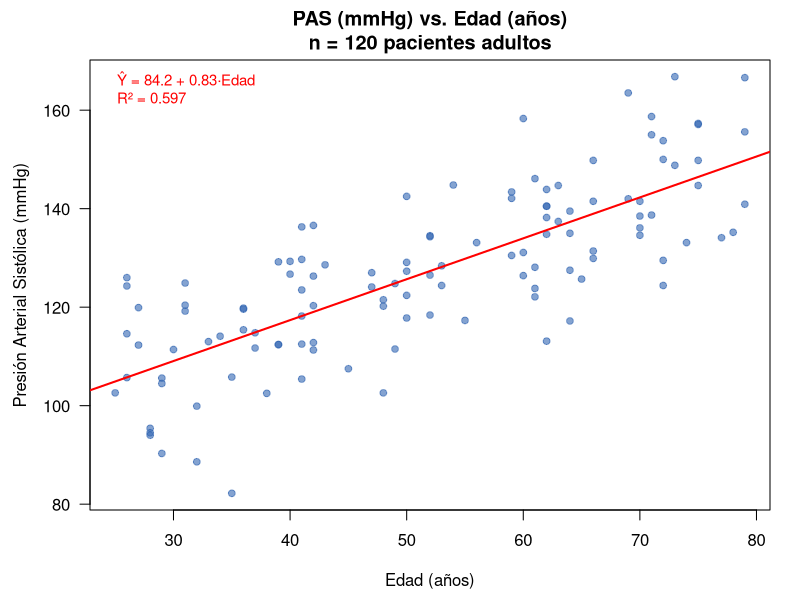
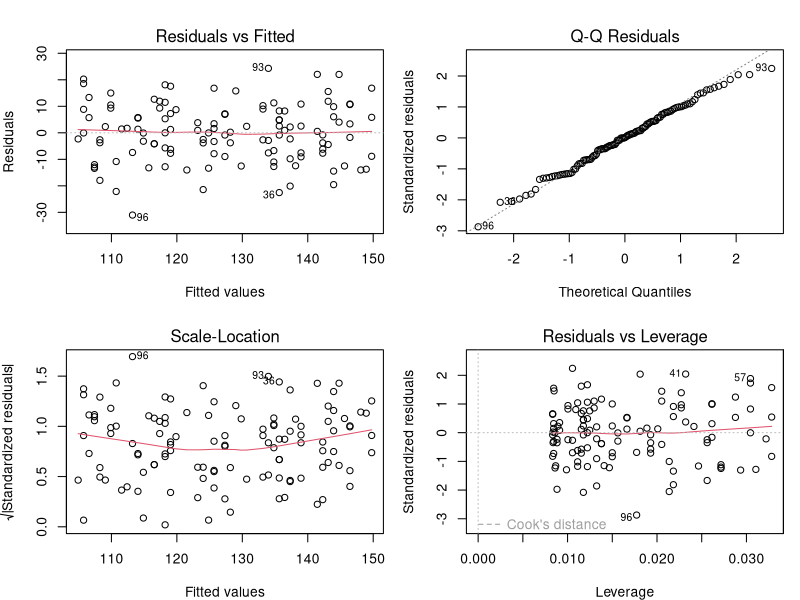
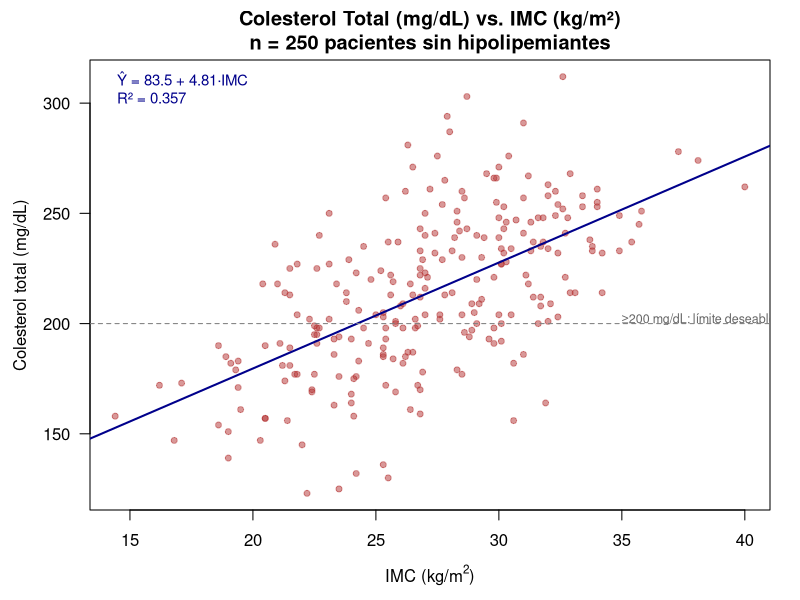

Generate these figures, in order, with R:
## ---- chunk 1
#| label: setup
#| include: false
options(digits = 3)
library(broom)
## ---- chunk 2
#| label: lst-s09-cod01
#| lst-cap: "Base R — Datos clínicos y regresión PAS ~ Edad"
#| eval: true
#| warning: false
#| message: false

# Datos: PAS (mmHg) vs Edad (años) — 120 pacientes adultos
set.seed(2024)
n <- 120
edad  <- round(runif(n, 25, 80))
pas   <- round(85.2 + 0.80 * edad + rnorm(n, 0, 10.5), 1)
datos <- data.frame(edad = edad, pas = pas)

# Estadísticas descriptivas
cat("=== Estadísticas descriptivas ===\n")
cat("Edad  — media:", round(mean(edad), 1), "años  |  DT:", round(sd(edad), 1), "\n")
cat("PAS   — media:", round(mean(pas),  1), "mmHg  |  DT:", round(sd(pas),  1), "\n")
cat("Correlación de Pearson:", round(cor(edad, pas), 3), "\n\n")

# Ajustar modelo de regresión lineal simple
modelo <- lm(pas ~ edad, data = datos)

# Tabla de coeficientes con broom
cat("=== Modelo de Regresión ===\n")
knitr::kable(tidy(modelo), digits = 3, caption = "Coeficientes del modelo lineal")

# Bondad de ajuste
glance_modelo <- glance(modelo)
cat("\nR² =", round(glance_modelo$r.squared, 3),
    "|  R² ajustado =", round(glance_modelo$adj.r.squared, 3),
    "|  F-estadístico =", round(glance_modelo$statistic, 2),
    "(p < 0.001)\n")
## ---- chunk 3
#| label: lst-s09-cod02
#| lst-cap: "Base R — Dispersión y recta de regresión PAS ~ Edad"
#| eval: true
#| echo: false
#| fig-cap: "Regresión lineal: Presión Arterial Sistólica (PAS) en función de la Edad. Cada punto representa un paciente. La línea roja es la recta de mínimos cuadrados estimada."
#| fig-alt: "Diagrama de dispersión PAS vs edad con recta de regresión"

par(mar = c(4.5, 4.5, 3, 1.5))
plot(datos$edad, datos$pas,
     main = "PAS (mmHg) vs. Edad (años)\nn = 120 pacientes adultos",
     xlab = "Edad (años)",
     ylab = "Presión Arterial Sistólica (mmHg)",
     pch = 19, col = rgb(0.2, 0.4, 0.7, 0.6), cex = 0.9,
     las = 1)
abline(modelo, col = "red", lwd = 2)
legend("topleft",
       legend = paste0("Ŷ = ", round(coef(modelo)[1], 1),
                       " + ", round(coef(modelo)[2], 2), "·Edad\n",
                       "R² = ", round(summary(modelo)$r.squared, 3)),
       bty = "n", text.col = "red", cex = 0.9)
## ---- chunk 4
#| label: lst-s09-cod03
#| lst-cap: "Base R — Diagnóstico de residuos del modelo PAS ~ Edad"
#| eval: true
#| echo: false
#| fig-cap: "Gráficos de diagnóstico de supuestos del modelo de regresión. Arriba-izquierda: residuos vs. valores ajustados (verifica linealidad y homocedasticidad). Arriba-derecha: Q-Q plot (verifica normalidad). Abajo-izquierda: escala-localización. Abajo-derecha: residuos vs. leverage (detecta observaciones influyentes)."
#| fig-alt: "Cuatro gráficos de diagnóstico del modelo de regresión"

par(mfrow = c(2, 2), mar = c(4, 4, 3, 1))
plot(modelo)
par(mfrow = c(1, 1))
## ---- chunk 5
#| label: lst-s09-cod04
#| lst-cap: "Base R — Predicción e intervalos para la PAS a edades específicas"
#| eval: true
#| warning: false
#| message: false

# Predicción de PAS media para tres perfiles de edad
edades_nuevas <- data.frame(edad = c(40, 55, 70))

ic_media    <- predict(modelo, newdata = edades_nuevas,
                       interval = "confidence", level = 0.95)
ic_individ  <- predict(modelo, newdata = edades_nuevas,
                       interval = "prediction", level = 0.95)

resultados <- data.frame(
  Edad_años     = edades_nuevas$edad,
  PAS_predicha  = round(ic_media[, "fit"], 1),
  IC95_inf      = round(ic_media[, "lwr"], 1),
  IC95_sup      = round(ic_media[, "upr"], 1),
  IP95_inf      = round(ic_individ[, "lwr"], 1),
  IP95_sup      = round(ic_individ[, "upr"], 1)
)

cat("=== Predicciones con IC 95% (media) e IP 95% (individuo nuevo) ===\n\n")
print(resultados, row.names = FALSE)
cat("\nNota: IC = intervalo de confianza para la PAS media poblacional.\n")
cat("       IP = intervalo de predicción para un paciente individual nuevo.\n")
cat("       El IP siempre es más amplio que el IC.\n")
## ---- chunk 6
#| label: lst-s09-cod05
#| lst-cap: "Base R — Extracción de componentes del modelo de regresión"
#| eval: true

cat("=== Coeficientes estimados ===\n")
coef(modelo)

cat("\n=== Errores estándar de los coeficientes ===\n")
round(summary(modelo)$coefficients[, "Std. Error"], 4)

cat("\n=== Estadísticos t y valores p ===\n")
round(summary(modelo)$coefficients[, c("t value", "Pr(>|t|)")], 4)

cat("\n=== Bondad de ajuste ===\n")
cat("R²          =", round(summary(modelo)$r.squared, 4), "\n")
cat("R² ajustado =", round(summary(modelo)$adj.r.squared, 4), "\n")
cat("Error estándar residual (su) =",
    round(summary(modelo)$sigma, 3), "mmHg\n")

cat("\n=== Intervalos de confianza al 95% para los coeficientes ===\n")
round(confint(modelo, level = 0.95), 4)
## ---- chunk 7
#| label: lst-s09-cod06
#| lst-cap: "Base R — Regresión Colesterol Total ~ IMC (n = 250 pacientes)"
#| eval: true
#| warning: false
#| message: false
#| fig-cap: "Regresión lineal Colesterol Total ~ IMC. Los 250 puntos representan pacientes sin tratamiento hipolipemiante. La línea muestra la relación estimada: por cada kg/m² adicional de IMC, el colesterol aumenta en promedio ~5 mg/dL."
#| fig-alt: "Diagrama de dispersión colesterol vs IMC con recta de regresión"

set.seed(2025)
n2       <- 250
imc      <- round(rnorm(n2, 27.2, 4.5), 1)
colest   <- round(78.0 + 5.0 * imc + rnorm(n2, 0, 28.7), 0)
datos_c  <- data.frame(imc = imc, colesterol = colest)

modelo_c <- lm(colesterol ~ imc, data = datos_c)

# Tabla de coeficientes con broom
cat("=== Modelo de Regresión ===\n")
knitr::kable(tidy(modelo_c), digits = 3, caption = "Coeficientes del modelo lineal")

# Bondad de ajuste
glance_c <- glance(modelo_c)
cat("\nR² =", round(glance_c$r.squared, 3),
    "|  R² ajustado =", round(glance_c$adj.r.squared, 3),
    "|  F-estadístico =", round(glance_c$statistic, 2),
    "(p < 0.001)\n\n")

par(mar = c(4.5, 4.5, 3, 1.5))
plot(datos_c$imc, datos_c$colesterol,
     main = "Colesterol Total (mg/dL) vs. IMC (kg/m²)\nn = 250 pacientes sin hipolipemiantes",
     xlab = expression("IMC (kg/m"^2*")"),
     ylab = "Colesterol total (mg/dL)",
     pch = 19, col = rgb(0.7, 0.2, 0.2, 0.5), cex = 0.8, las = 1)
abline(modelo_c, col = "darkblue", lwd = 2)
abline(h = 200, lty = 2, col = "gray50")  # Umbral deseable
text(35, 202, "≥200 mg/dL: límite deseable", col = "gray40", cex = 0.75, adj = 0)
legend("topleft",
       legend = paste0("Ŷ = ", round(coef(modelo_c)[1], 1),
                       " + ", round(coef(modelo_c)[2], 2), "·IMC\n",
                       "R² = ", round(summary(modelo_c)$r.squared, 3)),
       bty = "n", text.col = "darkblue", cex = 0.9)
